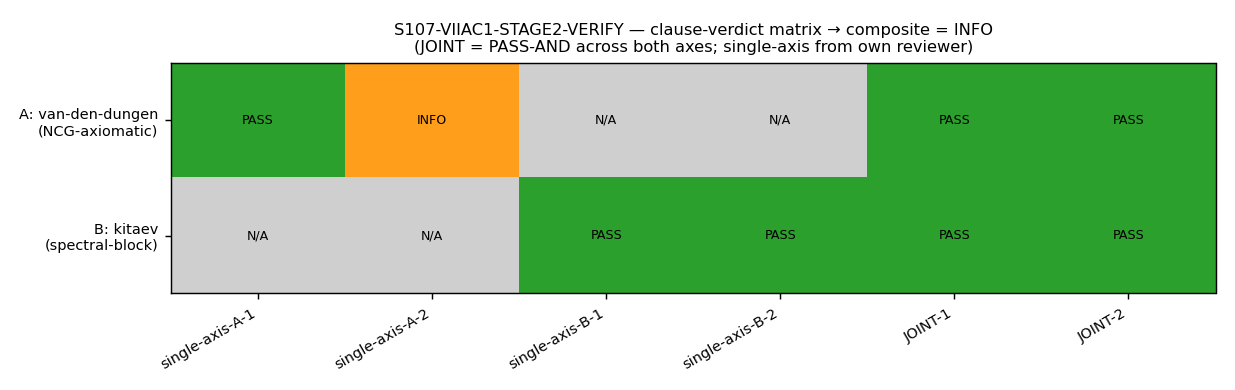

This figure's Python source:
#!/usr/bin/env python3
"""
S107 W2-1 S107-VIIAC1-STAGE2-VERIFY — Stage-2 blind cross-axis PASS-AND aggregator
=================================================================================

Gate: S107-VIIAC1-STAGE2-VERIFY ([VERIFY-THEOREM])

Pre-registered rule (NON-COMPUTE adjudication gate; NO physics here):
  This script aggregates the TWO blind reviewers' clause-verdict JSONs into the
  cross-axis composite per joint-theorem-promotion.md §"Stage 2" + plan §W2-1
  (sessions/session-plan/session-107-plan-w2.md lines 173-193). It performs NO
  physics computation — the physics audit is the reviewers' first-principles
  re-derivation; this script is the deterministic AND-aggregator.

  AGGREGATION RULE (applied EXACTLY; not re-derived):
    - A JOINT clause contributes PASS only if PASS in BOTH reviewer verdicts
      (logical AND); if INFO/FAIL in EITHER, it degrades to that worse verdict.
    - single-axis-A clauses come from reviewer-A's verdict; single-axis-B from
      reviewer-B's.
    - composite = FAIL if ANY clause is FAIL in either reviewer OR either
      overall_axis_verdict is FAIL; else INFO if ANY clause is INFO in either
      reviewer OR either overall_axis_verdict is INFO; else PASS.

Inputs (SHA-256 dual-pinned at runtime — S84+ schema):
  - computations/session-107/s107_w2_viiac1_reviewerA_vandendungen_clause_verdicts.json
  - computations/session-107/s107_w2_viiac1_reviewerB_kitaev_clause_verdicts.json
  - the registered §VII.AC.1 Stage-1 entry span (registry lines 15145-15165) — content SHA
  - canonical_constants.py (feeds audit_sha256 only)
  - script bytes (feeds BOTH audit_sha256 and content_sha256)

audit_sha256 inputs (per plan audit_discriminators):
  [script, registered_stage1_entry_sha, reviewer_A_clause_verdict_json_sha,
   reviewer_B_clause_verdict_json_sha, pinmap]
content_sha256 inputs: [script]

Output 4-tuple:
  (value=<composite + per-clause matrix + caveat>, scheme=STAGE-2-BLIND-CROSS-AXIS-VERIFY,
   convention=SOURCE-DOUBLE-CITE-CO-PRIMARY-PASS-AND, L_max=10)

Classification: GEOMETRIC (the audited object is a substrate-IS B1/B2 block
decomposition of D_K^2 at tau_fold forced by Schur orthogonality on
A_F = C (+) H (+) M_3(C); the aggregation itself is NON-PHONONIC bookkeeping).

DISCIPLINE
----------
- `from canonical_constants import *`
- every local/intermediate tagged `# (local)`
- NO linear algebra (integer/boolean aggregation) — cpu, no GPU needed
- SHA-256 of all inputs logged in first lines of stdout
- audit_sha256 + content_sha256 emitted (S84+ dual-SHA schema)
- verdict emitted via the emit_verdict knowledge-MCP tool: this script PRINTS
  the payload (print_verdict_payload); the dispatching AGENT calls emit_verdict.
"""

from __future__ import annotations

# ---------------------------------------------------------------------------
# Section 0 — Make computations/_shared importable (canonical_constants lives
# there; this keeps the script self-contained regardless of caller PYTHONPATH).
# ---------------------------------------------------------------------------
import sys as _sys
from pathlib import Path as _Path
_SHARED = _Path(__file__).resolve().parent.parent / "_shared"
if str(_SHARED) not in _sys.path:
    _sys.path.insert(0, str(_SHARED))

# ---------------------------------------------------------------------------
# Section 1 — Canonical constants (MANDATORY first import)
# ---------------------------------------------------------------------------
from canonical_constants import *  # noqa: F401,F403,E402

# ---------------------------------------------------------------------------
# Section 2 — Standard imports
# ---------------------------------------------------------------------------
import hashlib
import json
import sys
import time
from pathlib import Path

import numpy as np

# ---------------------------------------------------------------------------
# Section 3 — Paths + pre-registration
# ---------------------------------------------------------------------------
SESSION_DIR = Path(__file__).resolve().parent
COMPUTATIONS_DIR = SESSION_DIR.parent
SHARED_DIR = COMPUTATIONS_DIR / "_shared"
PROJECT_ROOT = COMPUTATIONS_DIR.parent

SESSION = "S107"                                                  # (local)
GATE_ID = "S107-VIIAC1-STAGE2-VERIFY"                             # (local)
SCHEME = "STAGE-2-BLIND-CROSS-AXIS-VERIFY"                        # (local)
CONVENTION = "SOURCE-DOUBLE-CITE-CO-PRIMARY-PASS-AND"            # (local)
L_MAX = 10                                                        # (local)

# Reviewer clause-verdict JSONs (produced at dispatch; blind reviewers)
REVIEWER_A_JSON = SESSION_DIR / "s107_w2_viiac1_reviewerA_vandendungen_clause_verdicts.json"  # (local)
REVIEWER_B_JSON = SESSION_DIR / "s107_w2_viiac1_reviewerB_kitaev_clause_verdicts.json"        # (local)

# Registered §VII.AC.1 Stage-1 entry span — lines 15145-15165 (1-indexed inclusive)
REGISTRY_FILE = PROJECT_ROOT / "sessions" / "permanent-results-registry.md"  # (local)
REG_LINE_START = 15145                                            # (local) §VII.AC.1 header line
REG_LINE_END = 15165                                              # (local) end of AC.1 substrate-framing block

# Output destinations (per-session)
OUT_NPZ = SESSION_DIR / "s107_w2_viiac1_stage2_verify.npz"        # (local)
OUT_PNG = SESSION_DIR / "s107_w2_viiac1_stage2_verify.png"        # (local)

# ---- Pre-registered clause partition (plan §W2-1 lines 173-184) ----
# single-axis-A clauses come from reviewer-A; single-axis-B from reviewer-B;
# JOINT clauses are PASS-AND'd across both. The keys MUST match the JSON keys
# the blind reviewers emitted.
SINGLE_AXIS_A_CLAUSES = ["single-axis-A-1", "single-axis-A-2"]    # (local)
SINGLE_AXIS_B_CLAUSES = ["single-axis-B-1", "single-axis-B-2"]    # (local)
JOINT_CLAUSES = ["JOINT-1", "JOINT-2"]                            # (local)

# Verdict severity ordering (worst-wins for degradation / composite collapse)
SEVERITY = {"PASS": 0, "INFO": 1, "FAIL": 2}                      # (local)
SEVERITY_INV = {0: "PASS", 1: "INFO", 2: "FAIL"}                  # (local)


# ---------------------------------------------------------------------------
# Section 4 — SHA-256 input-pin block (S84+ dual-SHA schema)
# ---------------------------------------------------------------------------

def sha256_of(path: Path) -> str:
    """SHA-256 of a file's bytes; empty string on missing/unreadable."""
    h = hashlib.sha256()  # (local)
    try:
        h.update(path.read_bytes())
    except OSError:
        return ""
    return h.hexdigest()


def sha256_of_registry_span(path: Path, start: int, end: int) -> str:
    """Content SHA-256 of the §VII.AC.1 entry span (1-indexed inclusive lines).

    Pins the registered Stage-1 entry text the blind reviewers audited — so the
    audit_sha256 is bound to the EXACT registry text in effect at verify time.
    """
    h = hashlib.sha256()  # (local)
    try:
        lines = path.read_text(encoding="utf-8").splitlines(keepends=True)  # (local)
    except OSError:
        return ""
    span = "".join(lines[start - 1:end])  # (local) 1-indexed inclusive
    h.update(span.encode("utf-8"))
    return h.hexdigest()


def closure_hash(pins: dict[str, str]) -> str:
    """Stable hash over input SHAs (invariant to dict ordering)."""
    items = sorted(pins.items())  # (local)
    h = hashlib.sha256()  # (local)
    for k, v in items:
        h.update(f"{k}={v}\n".encode("utf-8"))
    return h.hexdigest()


def compute_dual_sha(
    script_path: Path,
    canonical_path: Path,
    pins: dict[str, str],
) -> tuple[str, str]:
    """(audit_sha256, content_sha256) per S84+ schema.

    audit_sha256 = sha256( script || canonical || pinmap_json )
      where pinmap_json carries the reviewer JSON SHAs + the registered
      §VII.AC.1 entry-span SHA (per plan audit_discriminators).
    content_sha256 = sha256( script ) — responds to script edits only.
    """
    script_bytes = b""  # (local)
    try:
        script_bytes = script_path.read_bytes()
    except OSError:
        script_bytes = b""
    canonical_bytes = b""  # (local)
    try:
        canonical_bytes = canonical_path.read_bytes()
    except OSError:
        canonical_bytes = b""
    pinmap_json = json.dumps(
        dict(sorted(pins.items())),
        separators=(",", ":"),
        sort_keys=True,
    ).encode("utf-8")  # (local)

    h_audit = hashlib.sha256()  # (local)
    h_audit.update(script_bytes)
    h_audit.update(canonical_bytes)
    h_audit.update(pinmap_json)
    audit = h_audit.hexdigest()  # (local)

    h_content = hashlib.sha256()  # (local)
    h_content.update(script_bytes)
    content = h_content.hexdigest()  # (local)

    return audit, content


# ---------------------------------------------------------------------------
# Section 5 — Aggregate (NO physics; deterministic clause-verdict AND)
# ---------------------------------------------------------------------------

def load_reviewer(path: Path) -> dict:
    """Load a reviewer clause-verdict JSON; fail loudly if absent/malformed."""
    data = json.loads(path.read_text(encoding="utf-8"))  # (local)
    if "clause_verdicts" not in data or "overall_axis_verdict" not in data:
        raise ValueError(f"{path.name}: missing clause_verdicts / overall_axis_verdict")
    return data


def clause_verdict(reviewer: dict, clause_key: str) -> str:
    """Extract a single clause's verdict string from a reviewer JSON."""
    cv = reviewer["clause_verdicts"]  # (local)
    if clause_key not in cv:
        raise KeyError(f"clause {clause_key!r} absent from {reviewer.get('reviewer','?')}")
    v = cv[clause_key]["verdict"].strip().upper()  # (local)
    if v not in SEVERITY:
        raise ValueError(f"clause {clause_key}: unknown verdict {v!r}")
    return v


def aggregate(reviewer_a: dict, reviewer_b: dict) -> dict:
    """Deterministic cross-axis PASS-AND aggregation per plan §W2-1.

    Returns a dict carrying:
      - per_clause: {clause_key: {"A": v|None, "B": v|None, "agg": v, "type": t}}
      - composite: PASS|FAIL|INFO
      - overall_axis: {"A": v, "B": v}
      - info_clauses / fail_clauses: lists
      - matrix: 2x6 reviewer x clause int verdict matrix (np.int8)
      - clause_order: column order for the matrix
    """
    per_clause: dict = {}  # (local)

    # single-axis-A: from reviewer-A only (reviewer-B column = None / -1)
    for c in SINGLE_AXIS_A_CLAUSES:
        va = clause_verdict(reviewer_a, c)  # (local)
        per_clause[c] = {"A": va, "B": None, "agg": va, "type": "single-axis-A"}

    # single-axis-B: from reviewer-B only (reviewer-A column = None / -1)
    for c in SINGLE_AXIS_B_CLAUSES:
        vb = clause_verdict(reviewer_b, c)  # (local)
        per_clause[c] = {"A": None, "B": vb, "agg": vb, "type": "single-axis-B"}

    # JOINT: PASS-AND across both — worst-of (max severity) is the aggregate
    for c in JOINT_CLAUSES:
        va = clause_verdict(reviewer_a, c)  # (local)
        vb = clause_verdict(reviewer_b, c)  # (local)
        agg = SEVERITY_INV[max(SEVERITY[va], SEVERITY[vb])]  # (local) logical-AND degrade
        per_clause[c] = {"A": va, "B": vb, "agg": agg, "type": "JOINT"}

    overall_a = reviewer_a["overall_axis_verdict"].strip().upper()  # (local)
    overall_b = reviewer_b["overall_axis_verdict"].strip().upper()  # (local)

    # --- composite collapse (plan §W2-1 + spawn-prompt rule, worst-wins) ---
    # Gather every per-reviewer clause verdict actually present + both overalls.
    all_verdicts = []  # (local)
    for c, d in per_clause.items():
        if d["A"] is not None:
            all_verdicts.append(d["A"])
        if d["B"] is not None:
            all_verdicts.append(d["B"])
    all_verdicts.append(overall_a)
    all_verdicts.append(overall_b)

    worst = max(SEVERITY[v] for v in all_verdicts)  # (local)
    composite = SEVERITY_INV[worst]  # (local)

    # Bookkeeping: which clauses drove INFO / FAIL (per-reviewer granularity)
    info_clauses = []  # (local)
    fail_clauses = []  # (local)
    for c, d in per_clause.items():
        for side in ("A", "B"):
            v = d[side]
            if v == "INFO":
                info_clauses.append(f"{c}[{side}]")
            elif v == "FAIL":
                fail_clauses.append(f"{c}[{side}]")

    # 2 x N int verdict matrix (rows: A, B; cols: clause_order). -1 = N/A (clause
    # not on that reviewer's axis).
    clause_order = (SINGLE_AXIS_A_CLAUSES + SINGLE_AXIS_B_CLAUSES + JOINT_CLAUSES)  # (local)
    matrix = np.full((2, len(clause_order)), -1, dtype=np.int8)  # (local)
    for j, c in enumerate(clause_order):
        d = per_clause[c]
        if d["A"] is not None:
            matrix[0, j] = SEVERITY[d["A"]]
        if d["B"] is not None:
            matrix[1, j] = SEVERITY[d["B"]]

    return {
        "per_clause": per_clause,
        "composite": composite,
        "overall_axis": {"A": overall_a, "B": overall_b},
        "info_clauses": info_clauses,
        "fail_clauses": fail_clauses,
        "matrix": matrix,
        "clause_order": clause_order,
    }


def maybe_plot(agg: dict) -> bool:
    """OPTIONAL clause-verdict heatmap. Returns True if written, False if skipped."""
    try:
        import matplotlib
        matplotlib.use("Agg")
        import matplotlib.pyplot as plt
        from matplotlib.colors import ListedColormap, BoundaryNorm
    except Exception as exc:  # (local) plotting is optional per plan
        print(f"  [plot skipped: {exc}]")
        return False

    matrix = agg["matrix"]  # (local)
    clause_order = agg["clause_order"]  # (local)
    # Colormap: -1 N/A (grey), 0 PASS (green), 1 INFO (amber), 2 FAIL (red)
    cmap = ListedColormap(["#cfcfcf", "#2ca02c", "#ff9e1b", "#d62728"])  # (local)
    norm = BoundaryNorm([-1.5, -0.5, 0.5, 1.5, 2.5], cmap.N)  # (local)

    fig, ax = plt.subplots(figsize=(9.5, 3.0))  # (local)
    ax.imshow(matrix, cmap=cmap, norm=norm, aspect="auto")
    ax.set_xticks(range(len(clause_order)))
    ax.set_xticklabels(clause_order, rotation=30, ha="right", fontsize=8)
    ax.set_yticks([0, 1])
    ax.set_yticklabels(["A: van-den-dungen\n(NCG-axiomatic)",
                        "B: kitaev\n(spectral-block)"], fontsize=8)
    label = {-1: "N/A", 0: "PASS", 1: "INFO", 2: "FAIL"}  # (local)
    for i in range(matrix.shape[0]):
        for j in range(matrix.shape[1]):
            ax.text(j, i, label[int(matrix[i, j])], ha="center", va="center",
                    fontsize=7, color="black")
    ax.set_title(f"{GATE_ID} — clause-verdict matrix → composite = {agg['composite']}\n"
                 f"(JOINT = PASS-AND across both axes; single-axis from own reviewer)",
                 fontsize=9)
    fig.tight_layout()
    fig.savefig(OUT_PNG, dpi=130)
    plt.close(fig)
    return True


# ---------------------------------------------------------------------------
# Section 6 — Verdict payload (printed; agent calls emit_verdict)
# ---------------------------------------------------------------------------

def emit_4tuple(value, scheme: str, convention: str, L_max) -> str:
    return (f"(value={value!r}, scheme={scheme}, "
            f"convention={convention}, L_max={L_max})")


def print_verdict_payload(
    verdict: str,
    value,
    audit_sha: str,
    content_sha: str,
    extra_rows: list[str] | None = None,
) -> dict:
    """PRINT the verdict payload for the dispatching agent to pass to emit_verdict.

    NOT a [SIGN] gate — no 3-tuple. The script does NOT write the verdict file;
    the lock-serialized write is owned by emit_verdict (gate-verdicts.md
    §"Race-Safe Emission"). `value` carries NO single-quote chars (the tool
    wraps value='...').
    """
    payload: dict = {
        "session": int(SESSION.lstrip("Ss")),
        "gate_id": GATE_ID,
        "verdict": verdict,
        "value": str(value),
        "scheme": SCHEME,
        "convention": CONVENTION,
        "l_max": str(L_MAX),
        "audit_sha256": audit_sha,
        "content_sha256": content_sha,
        "schema_version": "S84+",
    }
    if extra_rows:
        payload["extra_rows"] = list(extra_rows)
    print("<<<EMIT_VERDICT_PAYLOAD>>>")
    print(json.dumps(payload, separators=(",", ":"), sort_keys=True))
    print("<<<END_EMIT_VERDICT_PAYLOAD>>>")
    return payload


# ---------------------------------------------------------------------------
# Section 7 — Main
# ---------------------------------------------------------------------------

def main() -> int:
    t0 = time.time()  # (local)
    script_path = Path(__file__).resolve()  # (local)
    canonical_path = SHARED_DIR / "canonical_constants.py"  # (local)

    # 1. Input SHA-256 pins (first lines of stdout). The pinmap that feeds
    #    audit_sha256 carries exactly the plan's audit_discriminators:
    #    [script, registered_stage1_entry_sha, reviewer_A_json_sha,
    #     reviewer_B_json_sha] (+ canonical folded into compute_dual_sha).
    print(f"=== {GATE_ID} — input SHA-256 pins ===")
    reg_span_sha = sha256_of_registry_span(REGISTRY_FILE, REG_LINE_START, REG_LINE_END)  # (local)
    rev_a_sha = sha256_of(REVIEWER_A_JSON)  # (local)
    rev_b_sha = sha256_of(REVIEWER_B_JSON)  # (local)
    script_sha = sha256_of(script_path)  # (local)
    canonical_sha = sha256_of(canonical_path)  # (local)

    pins = {
        "script:s107_w2_viiac1_stage2_verify.py": script_sha,
        f"registry:VII.AC.1[L{REG_LINE_START}-{REG_LINE_END}]": reg_span_sha,
        "reviewerA:vandendungen_clause_verdicts.json": rev_a_sha,
        "reviewerB:kitaev_clause_verdicts.json": rev_b_sha,
    }  # (local)
    for k, v in sorted(pins.items()):
        print(f"  {k}: {v[:16]}...")
    print(f"  canonical_constants.py: {canonical_sha[:16]}... (folded into audit_sha256)")

    closure = closure_hash(pins)  # (local)
    print(f"  closure: {closure[:16]}... (legacy closure, informational)")

    # 1b. Dual SHAs
    audit_sha, content_sha = compute_dual_sha(script_path, canonical_path, pins)
    print(f"  audit_sha256:   {audit_sha[:16]}... (script+canonical+pinmap)")
    print(f"  content_sha256: {content_sha[:16]}... (script only)")
    print()

    # 2. Load reviewers + aggregate (NO physics)
    reviewer_a = load_reviewer(REVIEWER_A_JSON)  # (local)
    reviewer_b = load_reviewer(REVIEWER_B_JSON)  # (local)
    print(f"  reviewer-A: {reviewer_a.get('reviewer')} (axis {reviewer_a.get('axis')})")
    print(f"  reviewer-B: {reviewer_b.get('reviewer')} (axis {reviewer_b.get('axis')})")
    agg = aggregate(reviewer_a, reviewer_b)  # (local)

    # 3. Report the matrix
    print("\n=== per-clause verdict matrix (cross-axis PASS-AND) ===")
    for c in agg["clause_order"]:
        d = agg["per_clause"][c]  # (local)
        a_s = d["A"] if d["A"] is not None else "  -- "  # (local)
        b_s = d["B"] if d["B"] is not None else "  -- "  # (local)
        print(f"  {c:<16} type={d['type']:<14} A={a_s:<5} B={b_s:<5} -> agg={d['agg']}")
    print(f"  overall_axis: A={agg['overall_axis']['A']}  B={agg['overall_axis']['B']}")
    print(f"  INFO clauses: {agg['info_clauses']}")
    print(f"  FAIL clauses: {agg['fail_clauses']}")
    composite = agg["composite"]  # (local)
    print(f"\n  ==> COMPOSITE = {composite}")

    # 4. Substrate-input-overlap caveat (plan §W2-1 lines 214-223). Both reviewers
    #    load the SAME s87_w3 npz -> structural-OUTPUT-type independence ONLY.
    caveat = ("SUBSTRATE-INPUT-OVERLAP-CAVEAT: both reviewers loaded the same "
              "s87_w3_path_h_path_c_registry_landing npz/json; Stage-2 PASS-AND "
              "establishes structural-OUTPUT-type independence (two distinct "
              "decision pipelines on shared data), NOT structural-INPUT "
              "independence (no obs loaded by exactly one reviewer)")  # (local)

    # 5. Save data (reviewer x clause verdict matrix + aggregate)
    np.savez(
        OUT_NPZ,
        clause_order=np.array(agg["clause_order"], dtype=object),
        verdict_matrix=agg["matrix"],
        verdict_legend=np.array(["-1=N/A", "0=PASS", "1=INFO", "2=FAIL"], dtype=object),
        reviewer_rows=np.array(["A:van-den-dungen", "B:kitaev"], dtype=object),
        per_clause_agg=np.array([agg["per_clause"][c]["agg"] for c in agg["clause_order"]], dtype=object),
        per_clause_type=np.array([agg["per_clause"][c]["type"] for c in agg["clause_order"]], dtype=object),
        composite=np.array(composite, dtype=object),
        overall_axis_A=np.array(agg["overall_axis"]["A"], dtype=object),
        overall_axis_B=np.array(agg["overall_axis"]["B"], dtype=object),
        info_clauses=np.array(agg["info_clauses"], dtype=object),
        fail_clauses=np.array(agg["fail_clauses"], dtype=object),
        audit_sha256=np.array(audit_sha, dtype=object),
        content_sha256=np.array(content_sha, dtype=object),
        reviewerA_json_sha256=np.array(rev_a_sha, dtype=object),
        reviewerB_json_sha256=np.array(rev_b_sha, dtype=object),
        registry_span_sha256=np.array(reg_span_sha, dtype=object),
        substrate_input_overlap_caveat=np.array(caveat, dtype=object),
    )
    print(f"  wrote {OUT_NPZ.name}")

    # 6. Optional plot
    plotted = maybe_plot(agg)  # (local)
    if plotted:
        print(f"  wrote {OUT_PNG.name}")

    # 7. Build the verdict value payload (no single-quote chars). Encode the
    #    composite, the compact per-clause matrix, the INFO drivers, and the
    #    substrate-input-overlap caveat.
    matrix_str = ";".join(
        f"{c}=A:{agg['per_clause'][c]['A'] or 'NA'}/B:{agg['per_clause'][c]['B'] or 'NA'}"
        f"->{agg['per_clause'][c]['agg']}"
        for c in agg["clause_order"]
    )  # (local)
    info_str = ",".join(agg["info_clauses"]) if agg["info_clauses"] else "none"  # (local)
    fail_str = ",".join(agg["fail_clauses"]) if agg["fail_clauses"] else "none"  # (local)
    value = (
        f"composite={composite};"
        f"overall_A={agg['overall_axis']['A']};overall_B={agg['overall_axis']['B']};"
        f"INFO_clauses={info_str};FAIL_clauses={fail_str};"
        f"matrix[{matrix_str}];"
        f"{caveat}"
    )  # (local)

    tag = emit_4tuple(value, SCHEME, CONVENTION, L_MAX)
    print(tag)

    # Routing reminder for the orchestrator (per plan §W2-1 PASS/INFO/FAIL_meaning)
    extra_rows = [
        f"# stage2_cross_axis: reviewerA={reviewer_a.get('reviewer')} "
        f"reviewerB={reviewer_b.get('reviewer')} composite={composite}",
        f"# substrate_input_overlap=TRUE (shared s87_w3 npz; OUTPUT-type independence only)",
        f"# routing: composite={composite} -> "
        + ("STAGE-3-PERMANENT (flip atlas-04 K2 + atlas-07 + open-channel-ledger §C K2 + registry)"
           if composite == "PASS"
           else "STAYS-STAGE-1-CANDIDATE; INFO clauses Stage-2-INFO-deferred (single-axis-A-2 s=3 Mellin-pole -> substrate-first Mellin-residue anchor + poleconv-{A|B}; JOINT-1 w0_FW anchor-provenance hygiene)"
           if composite == "INFO"
           else "STAYS-STAGE-1-CANDIDATE; FAILing clause -> S108"),
    ]  # (local)

    print_verdict_payload(composite, value, audit_sha, content_sha, extra_rows=extra_rows)

    wall = time.time() - t0  # (local)
    print(f"\n=== {GATE_ID}: {composite} (wall {wall:.2f}s) ===")
    # Exit 0 regardless of PASS/FAIL/INFO — verdict is data, not script health.
    return 0


if __name__ == "__main__":
    sys.exit(main())
